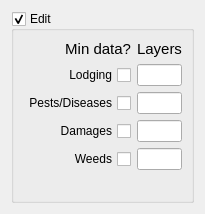
          <widget class="QWidget" name="pageObservations">
           <property name="geometry">
            <rect>
             <x>0</x>
             <y>0</y>
             <width>202</width>
             <height>214</height>
            </rect>
           </property>
           <attribute name="label">
            <string>Observations</string>
           </attribute>
           <layout class="QGridLayout" name="gridLayout_52">
            <item row="0" column="0">
             <widget class="QGroupBox" name="gbxSVObservations">
              <property name="title">
               <string>Edit</string>
              </property>
              <property name="checkable">
               <bool>true</bool>
              </property>
              <property name="checked">
               <bool>true</bool>
              </property>
              <layout class="QGridLayout" name="gridLayout_53">
               <item row="1" column="0">
                <spacer name="verticalSpacerSVObservations">
                 <property name="orientation">
                  <enum>Qt::Vertical</enum>
                 </property>
                 <property name="sizeHint" stdset="0">
                  <size>
                   <width>20</width>
                   <height>40</height>
                  </size>
                 </property>
                </spacer>
               </item>
               <item row="0" column="0" colspan="2">
                <layout class="QGridLayout" name="gridLayoutSVObservationsInputs">
                 <item row="1" column="1">
                  <widget class="QLineEdit" name="lineEdit6"/>
                 </item>
                 <item row="4" column="1">
                  <widget class="QLineEdit" name="lineEdit9"/>
                 </item>
                 <item row="0" column="1">
                  <widget class="QLabel" name="lblSVObservationsLayersHeader">
                   <property name="font">
                    <font>
                     <pointsize>11</pointsize>
                    </font>
                   </property>
                   <property name="text">
                    <string>Layers</string>
                   </property>
                   <property name="alignment">
                    <set>Qt::AlignCenter</set>
                   </property>
                  </widget>
                 </item>
                 <item row="0" column="0">
                  <widget class="QLabel" name="lblSVObservationsMinDataHeader">
                   <property name="font">
                    <font>
                     <pointsize>11</pointsize>
                    </font>
                   </property>
                   <property name="text">
                    <string>Min data?</string>
                   </property>
                   <property name="alignment">
                    <set>Qt::AlignRight|Qt::AlignTrailing|Qt::AlignVCenter</set>
                   </property>
                  </widget>
                 </item>
                 <item row="3" column="0">
                  <widget class="QCheckBox" name="chbxSVObservationsDamages">
                   <property name="layoutDirection">
                    <enum>Qt::RightToLeft</enum>
                   </property>
                   <property name="text">
                    <string>Damages</string>
                   </property>
                  </widget>
                 </item>
                 <item row="2" column="0">
                  <widget class="QCheckBox" name="chbxSVObservationsPestsOrDiseases">
                   <property name="layoutDirection">
                    <enum>Qt::RightToLeft</enum>
                   </property>
                   <property name="text">
                    <string>Pests/Diseases</string>
                   </property>
                  </widget>
                 </item>
                 <item row="1" column="0">
                  <widget class="QCheckBox" name="chbxSVObservationsLodging">
                   <property name="layoutDirection">
                    <enum>Qt::RightToLeft</enum>
                   </property>
                   <property name="text">
                    <string>Lodging</string>
                   </property>
                  </widget>
                 </item>
                 <item row="4" column="0">
                  <widget class="QCheckBox" name="chbxSVObservationsWeeds">
                   <property name="layoutDirection">
                    <enum>Qt::RightToLeft</enum>
                   </property>
                   <property name="text">
                    <string>Weeds</string>
                   </property>
                  </widget>
                 </item>
                 <item row="2" column="1">
                  <widget class="QLineEdit" name="lineEdit7"/>
                 </item>
                 <item row="3" column="1">
                  <widget class="QLineEdit" name="lineEdit8"/>
                 </item>
                </layout>
               </item>
              </layout>
             </widget>
            </item>
           </layout>
          </widget>
